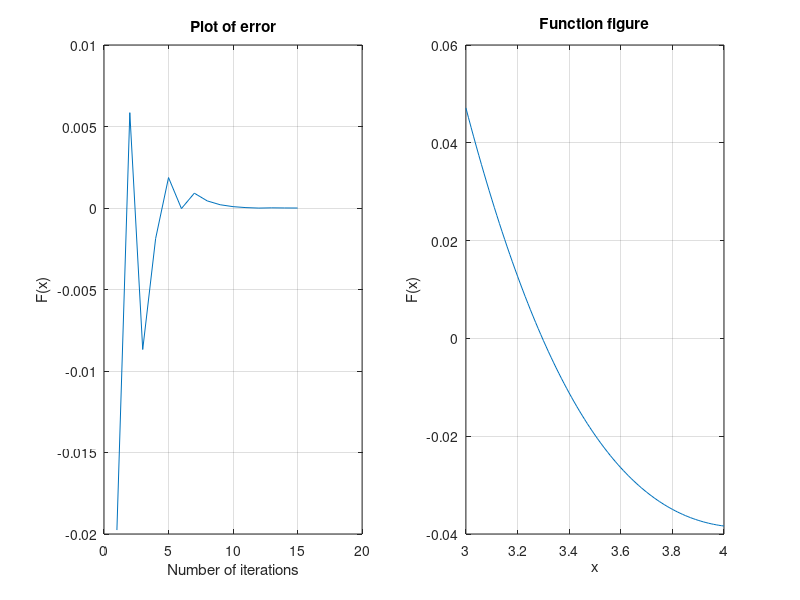

This figure's MATLAB source:

clear;

% case 1.
% f=@(x) x-2.^(-x);

% case 2.
 f=@(x) exp(-x) .* (3.2 .* sin(x) - 0.5 .*cos(x)) ;



% Input
a(1)=3; b(1)=4;       % End points a,b
tol= 10^-5;           % Tolerance
step_number=20;       % Maximum iteration

 for i=1:step_number
     c(i)=(a(i)+b(i))/2;
     p(i) = c(i);
     value(i)=f(p(i));
     
         if f(p(i))*f(a(i))>0
             a(i+1)=c(i);
             b(i+1)=b(i);
         else b(i+1)=c(i);
              a(i+1)=a(i);
              
              if  i > 2 && abs((p(i)-p(i-1))/p(i)) < tol  
                   break
              end
         end
 end
 
 fprintf('Root of given equation is %f',c(i))
 subplot(1,2,1)
 plot(value);
 title('Plot of error')
 xlabel('Number of iterations')
 ylabel('F(x)')
 grid on;
 
 t = a(1):0.01:b(1);
 subplot(1,2,2)
 plot(t,f(t));
 title('Function figure')
 xlabel('x')
 ylabel('F(x)')
 grid on;
